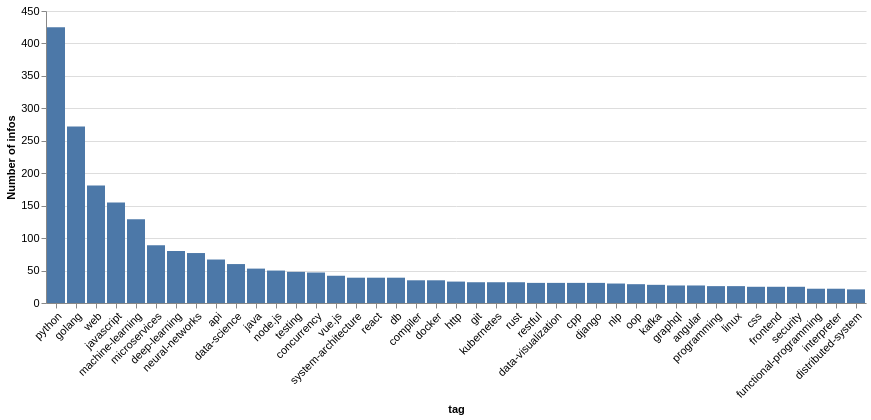

The specification (Vega-Lite) saved for this image:
### Vega-Lite specification from a JSON file in a GitHub repository (floating-point values rounded to 4 significant figures)
{"$schema": "https://vega.github.io/schema/vega-lite/v5.json", "data": {"values": [{"tag": "python", "count": 425}, {"tag": "golang", "count": 272}, {"tag": "web", "count": 181}, {"tag": "javascript", "count": 155}, {"tag": "machine-learning", "count": 129}, {"tag": "microservices", "count": 89}, {"tag": "deep-learning", "count": 80}, {"tag": "neural-networks", "count": 77}, {"tag": "api", "count": 67}, {"tag": "data-science", "count": 60}, {"tag": "java", "count": 53}, {"tag": "node.js", "count": 50}, {"tag": "testing", "count": 48}, {"tag": "concurrency", "count": 47}, {"tag": "vue.js", "count": 42}, {"tag": "system-architecture", "count": 39}, {"tag": "react", "count": 39}, {"tag": "db", "count": 39}, {"tag": "compiler", "count": 35}, {"tag": "docker", "count": 35}, {"tag": "http", "count": 33}, {"tag": "git", "count": 32}, {"tag": "kubernetes", "count": 32}, {"tag": "rust", "count": 32}, {"tag": "restful", "count": 31}, {"tag": "data-visualization", "count": 31}, {"tag": "cpp", "count": 31}, {"tag": "django", "count": 31}, {"tag": "nlp", "count": 30}, {"tag": "oop", "count": 29}, {"tag": "kafka", "count": 28}, {"tag": "graphql", "count": 27}, {"tag": "angular", "count": 27}, {"tag": "programming", "count": 26}, {"tag": "linux", "count": 26}, {"tag": "css", "count": 25}, {"tag": "frontend", "count": 25}, {"tag": "security", "count": 25}, {"tag": "functional-programming", "count": 22}, {"tag": "interpreter", "count": 22}, {"tag": "distributed-system", "count": 21}]}, "mark": {"type": "bar", "tooltip": true}, "width": "container", "height": 420, "encoding": {"x": {"field": "tag", "type": "ordinal", "sort": "-y", "axis": {"labelAngle": -45}}, "y": {"field": "count", "type": "quantitative", "title": "Number of infos"}, "tooltip": [{"field": "tag", "type": "nominal"}, {"field": "count", "type": "quantitative"}]}, "config": {"axis": {"labelFontSize": 11}, "view": {"stroke": null}, "autosize": {"type": "fit", "contains": "padding"}}}
